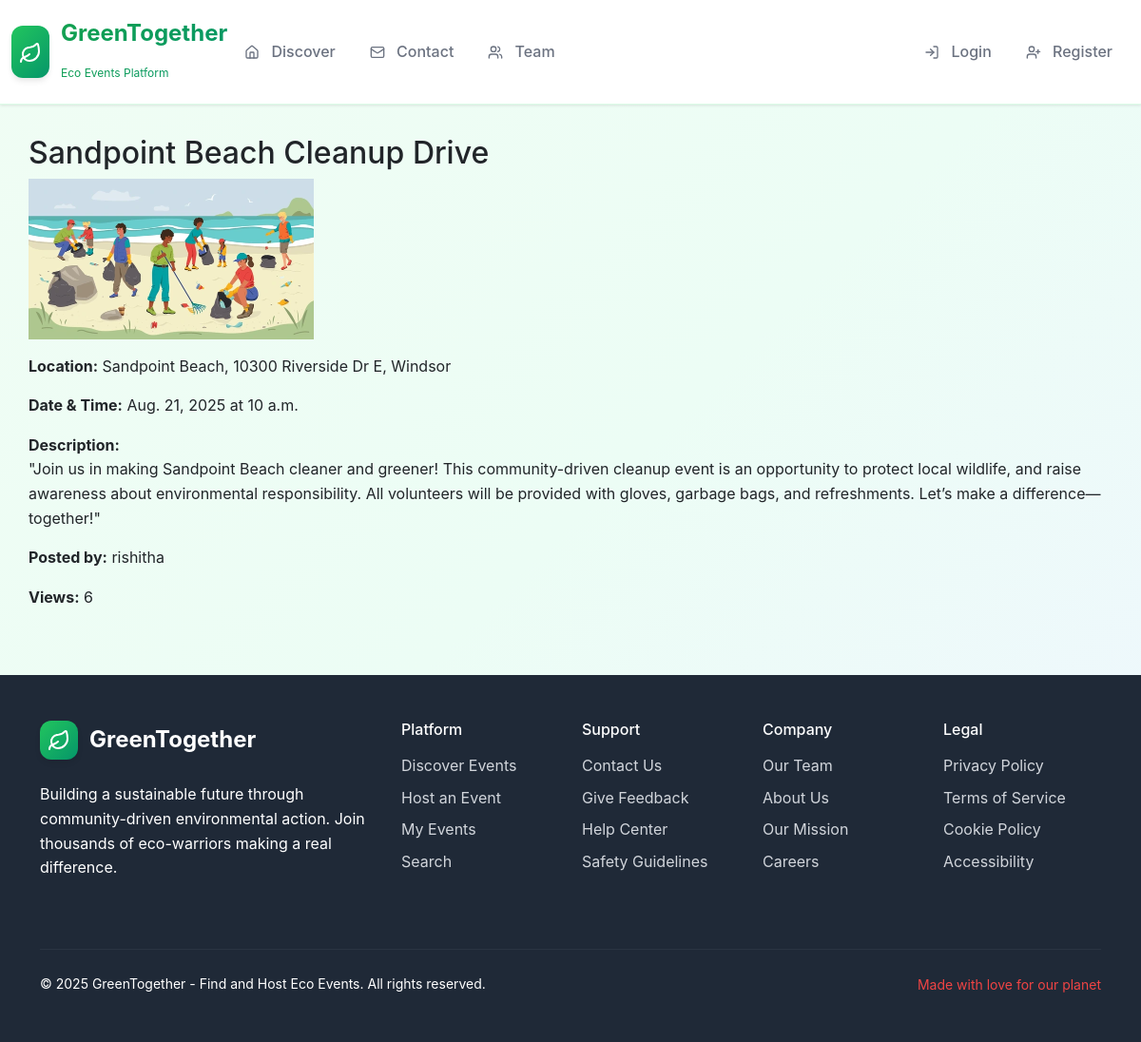
The page /events/3/ on the database its author committed.
### ecoapp/models.py (models this page shows, shortened)
class Event(models.Model):
    title = models.CharField(max_length=200)
    description = models.TextField()
    category = models.ForeignKey(Category, on_delete=models.SET_NULL, null=True)
    user = models.ForeignKey(User, on_delete=models.CASCADE)
    date = models.DateField()
    time = models.TimeField()
    location = models.CharField(max_length=255)
    city = models.CharField(max_length=100)
    image = models.ImageField(upload_to='event_images/', blank=True, null=True)
    views = models.PositiveIntegerField(default=0)
    created_at = models.DateTimeField(auto_now_add=True)

class SiteSettings(models.Model):
    footer_text = models.TextField(default="© 2025 GreenWorld. All rights reserved.")
    theme_color = models.CharField(max_length=7, default="#28a745")  # Bootstrap green hex
    class Meta:
        verbose_name = "Site Setting"
        verbose_name_plural = "Site Settings"

### ecoapp/views.py (the view)
# urls.py: path('events/<int:pk>/', EventDetailView.as_view(), name='event_detail'),
class EventDetailView(DetailView):
    model = Event
    template_name = 'ecoapp/event_detail.html'
    context_object_name = 'event'
    def get_object(self, queryset=None):
        obj = super().get_object(queryset)
        obj.views += 1
        obj.save()
        return obj

### ecoapp/context_processors.py (called while the page is built)
def site_settings(request):
    settings = SiteSettings.objects.first()
    return {'site_settings': settings}

### ecoapp/templates/ecoapp/event_detail.html
{% extends 'ecoapp/base.html' %}
{% block content %}
<h2>{{ event.title }}</h2>
{% if event.image %}
  <img src="{{ event.image.url }}" width="300" class="mb-3" />
{% endif %}
<p><strong>Location:</strong> {{ event.location }}, {{ event.city }}</p>
<p><strong>Date & Time:</strong> {{ event.date }} at {{ event.time }}</p>
<p><strong>Description:</strong><br>{{ event.description }}</p>
<p><strong>Posted by:</strong> {{ event.user.username }}</p>
<p><strong>Views:</strong> {{ event.views }}</p>
{% endblock %}

### ecoapp/templates/ecoapp/base.html (shortened to what this page needs)
<!DOCTYPE html>
<html lang="en">
<head>
    <link href="https://cdn.jsdelivr.net/npm/bootstrap@5.3.0/dist/css/bootstrap.min.css" rel="stylesheet" />
</head>
<body class="d-flex flex-column min-vh-100">
<nav class="navbar navbar-expand-lg navbar-custom">
    <div class="container-fluid">
        <a class="navbar-brand-custom" href="{% url 'ecoapp:home' %}">
            <div class="brand-icon">
                <i data-lucide="leaf" style="color: white; width: 24px; height: 24px;"></i>
            </div>
            <div>
                <div>GreenTogether</div>
                <small style="font-size: 0.75rem; color: #6b7280; font-weight: 400;">Eco Events Platform</small>
            </div>
        </a>
        <div class="collapse navbar-collapse" id="navbarNav">
            <ul class="navbar-nav me-auto mb-2 mb-lg-0">
                <li class="nav-item">
                    <a class="nav-link nav-link-custom" href="{% url 'ecoapp:home' %}">
                        <i data-lucide="home" style="width: 16px; height: 16px; margin-right: 0.5rem;"></i>
                        Discover
                    </a>
                </li>
                <li class="nav-item">
                    <a class="nav-link nav-link-custom" href="{% url 'ecoapp:contact' %}">
                        <i data-lucide="mail" style="width: 16px; height: 16px; margin-right: 0.5rem;"></i>
                        Contact
                    </a>
                </li>
                <li class="nav-item">
                    <a class="nav-link nav-link-custom" href="{% url 'ecoapp:team_list' %}">
                        <i data-lucide="users" style="width: 16px; height: 16px; margin-right: 0.5rem;"></i>
                        Team
                    </a>
                </li>
            </ul>
            <ul class="navbar-nav ms-auto mb-2 mb-lg-0">
                {% if user.is_authenticated %}
                    <li class="nav-item">
                        <span class="nav-link user-greeting">
                            <i data-lucide="user" style="width: 16px; height: 16px; margin-right: 0.5rem;"></i>
                            Hello, {{ user.username }}!
                        </span>
                    </li>
                    <li class="nav-item">
                        <form action="{% url 'ecoapp:logout' %}" method="post" class="d-inline">
                            {% csrf_token %}
                            <button type="submit" class="btn btn-logout">
                                <i data-lucide="log-out" style="width: 16px; height: 16px; margin-right: 0.5rem;"></i>
                                Logout
                            </button>
                        </form>
                    </li>
                {% else %}
                    <li class="nav-item">
                        <a class="nav-link nav-link-custom" href="{% url 'ecoapp:login' %}">
                            <i data-lucide="log-in" style="width: 16px; height: 16px; margin-right: 0.5rem;"></i>
                            Login
                        </a>
                    </li>
                    <li class="nav-item">
                        <a class="nav-link nav-link-custom" href="{% url 'ecoapp:register' %}">
                            <i data-lucide="user-plus" style="width: 16px; height: 16px; margin-right: 0.5rem;"></i>
                            Register
                        </a>
                    </li>
                {% endif %}
            </ul>
        </div>
    </div>
</nav>
<main class="container main-content flex-grow-1">
    {% block content %}
    {% endblock %}
</main>
<footer class="footer-custom py-5">
    <div class="container">
        <div class="row">
            <div class="col-lg-4 mb-4">
                <div class="footer-brand">
                    <div class="brand-icon">
                        <i data-lucide="leaf" style="color: white; width: 24px; height: 24px;"></i>
                    </div>
                    <span class="footer-brand-text">GreenTogether</span>
                </div>
                <p class="mb-4">
                    Building a sustainable future through community-driven environmental action.
                    Join thousands of eco-warriors making a real difference.
                </p>
            </div>
            <div class="col-lg-8">
                <div class="row">
                    <div class="col-md-3 mb-4">
                        <h6 class="text-white mb-3">Platform</h6>
                        <ul class="list-unstyled footer-links">
                            <li class="mb-2"><a href="{% url 'ecoapp:home' %}">Discover Events</a></li>
                            <li class="mb-2"><a href="{% url 'ecoapp:create_event' %}">Host an Event</a></li>
                            <li class="mb-2"><a href="{% url 'ecoapp:event_list' %}">My Events</a></li>
                            <li class="mb-2"><a href="{% url 'ecoapp:search' %}">Search</a></li>
                        </ul>
                    </div>
                    <div class="col-md-3 mb-4">
                        <h6 class="text-white mb-3">Support</h6>
                        <ul class="list-unstyled footer-links">
                            <li class="mb-2"><a href="{% url 'ecoapp:contact' %}">Contact Us</a></li>
                            <li class="mb-2"><a href="{% url 'ecoapp:feedback' %}">Give Feedback</a></li>
                            <li class="mb-2"><a href="#">Help Center</a></li>
                            <li class="mb-2"><a href="#">Safety Guidelines</a></li>
                        </ul>
                    </div>
                    <div class="col-md-3 mb-4">
                        <h6 class="text-white mb-3">Company</h6>
                        <ul class="list-unstyled footer-links">
                            <li class="mb-2"><a href="{% url 'ecoapp:team_list' %}">Our Team</a></li>
                            <li class="mb-2"><a href="#">About Us</a></li>
                            <li class="mb-2"><a href="#">Our Mission</a></li>
                            <li class="mb-2"><a href="#">Careers</a></li>
                        </ul>
                    </div>
                    <div class="col-md-3 mb-4">
                        <h6 class="text-white mb-3">Legal</h6>
                        <ul class="list-unstyled footer-links">
                            <li class="mb-2"><a href="#">Privacy Policy</a></li>
                            <li class="mb-2"><a href="#">Terms of Service</a></li>
                            <li class="mb-2"><a href="#">Cookie Policy</a></li>
                            <li class="mb-2"><a href="#">Accessibility</a></li>
                        </ul>
                    </div>
                </div>
            </div>
        </div>
        <hr class="my-4" style="border-color: #4b5563;">
        <div class="row align-items-center">
            <div class="col-md-8">
                <p class="mb-0 small">
                    {% if site_settings and site_settings.footer_text %}
                        {{ site_settings.footer_text|safe }}
                    {% else %}
                        © 2025 GreenTogether. All rights reserved. Making the world greener, one event at a time.
                    {% endif %}
                </p>
            </div>
            <div class="col-md-4 text-md-end">
                <small class=">
                    <i data-lucide="heart" style="width: 14px; height: 14px; color: #ef4444;"></i>
                    Made with love for our planet
                </small>
            </div>
        </div>
    </div>
</footer>
</body>
</html>

### ecoapp/templates/ecoapp/base.html (style rules this page uses)
:root { --green-50: #f0fdf4; --green-100: #dcfce7; --green-200: #bbf7d0; --green-300: #86efac; --green-400: #4ade80; --green-500: #22c55e; --green-600: #16a34a; --green-700: #15803d; --green-800: #166534; --green-900: #14532d; --emerald-50: #ecfdf5; --emerald-100: #d1fae5; --emerald-200: #a7f3d0; --emerald-300: #6ee7b7; --emerald-400: #34d399; --emerald-500: #10b981; --emerald-600: #059669; --emerald-700: #047857; --emerald-800: #065f46; --emerald-900: #064e3b; }
body { background: linear-gradient(135deg, var(--green-50) 0%, var(--emerald-50) 50%, #eff6ff 100%); font-family: -apple-system, BlinkMacSystemFont, "Segoe UI", Roboto, sans-serif; line-height: 1.6; }
.navbar-custom { background: white !important; box-shadow: 0 1px 3px 0 rgba(0, 0, 0, 0.1); border-bottom: 1px solid var(--green-100); padding: 1rem 0; }
.navbar-brand-custom { display: flex; align-items: center; gap: 0.75rem; font-size: 1.5rem; font-weight: 700; background: linear-gradient(135deg, var(--green-600), var(--emerald-600)); -webkit-background-clip: text; -webkit-text-fill-color: transparent; background-clip: text; text-decoration: none; }
.brand-icon { background: linear-gradient(135deg, var(--green-500), var(--emerald-600)); padding: 0.5rem; border-radius: 0.75rem; box-shadow: 0 4px 6px -1px rgba(0, 0, 0, 0.1); }
.nav-link-custom { color: #6b7280 !important; font-weight: 500; padding: 0.5rem 1rem !important; border-radius: 0.5rem; transition: all 0.2s ease-in-out; margin: 0 0.125rem; }
.footer-custom { background: #1f2937; color: white; margin-top: auto; }
.footer-brand { display: flex; align-items: center; gap: 0.75rem; margin-bottom: 1.5rem; }
.footer-brand-text { font-size: 1.5rem; font-weight: 700; }
.footer-links a { color: #d1d5db; text-decoration: none; transition: color 0.2s ease-in-out; }
.main-content { min-height: calc(100vh - 200px); padding: 2rem 0; }

### rows shown on the page
Event: title "Sandpoint Beach Cleanup Drive", image (picture), location "Sandpoint Beach, 10300 Riverside Dr E", city "Windsor", date "Aug. 21, 2025", time "10 a.m.", description "\"Join us in making Sandpoint Beach cleaner and greener! This community-driven cleanup event is an opportunity to protect local wildlife, and raise awareness about environmental responsibility. All volunteers will be provided with gloves, garbage bags, and refreshments. Let’s make a difference—together!\"", user.username "rishitha", views "6"
SiteSettings: footer_text "© 2025 GreenTogether - Find and Host Eco Events. All rights reserved."
